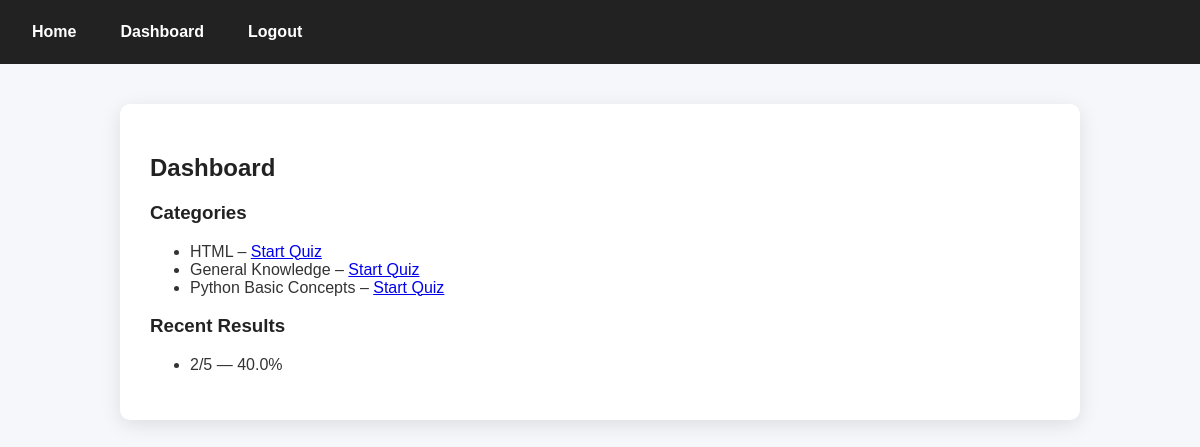
The app's page /dashboard/ (signed in) with its own data.
### quiz/models.py (models this page shows, shortened)
class Category(models.Model):
    name = models.CharField(max_length=100)

class Result(models.Model):
    user = models.ForeignKey(User, on_delete=models.CASCADE)
    category = models.ForeignKey(Category, on_delete=models.SET_NULL, null=True)
    score = models.IntegerField()
    total = models.IntegerField()
    taken_at = models.DateTimeField(auto_now_add=True)
    def percentage(self):
        return round(self.score / self.total * 100, 2)

### quiz/views.py (the view)
# urls.py: path('dashboard/', views.dashboard, name='dashboard'),
@login_required
def dashboard(request):
    categories = Category.objects.all()
    results = Result.objects.filter(user=request.user).order_by('-taken_at')[:5]
    return render(request, 'quiz/dashboard.html', {'categories': categories, 'results': results})

### quiz/templates/quiz/dashboard.html
{% extends 'quiz/base.html' %}
{% block content %}
<h2>Dashboard</h2>
<h3>Categories</h3>
<ul>
    {% for c in categories %}
        <li>{{ c.name }} – <a href="{% url 'start_quiz' c.id %}">Start Quiz</a></li>
    {% endfor %}
</ul>
<h3>Recent Results</h3>
<ul>
    {% for r in results %}
        <li>{{ r.score }}/{{ r.total }} — {{ r.percentage }}%</li>
    {% endfor %}
</ul>
{% endblock %}

### quiz/static/quiz/style.css (style rules this page uses)
body { margin: 0; font-family: "Poppins", sans-serif; background: #f5f7fa; color: #333; }
h1, h2, h3 { color: #222; }

### records on screen
Category: name "HTML"
Category: name "General Knowledge"
Category: name "Python Basic Concepts"
Result: score "2", total "5", percentage "40.0"
